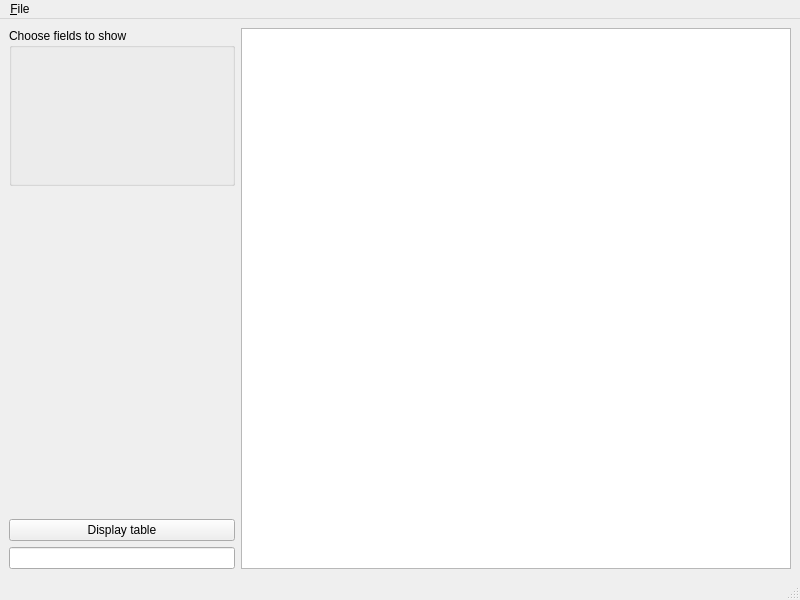
<?xml version="1.0" encoding="UTF-8"?>
<ui version="4.0">
 <class>MainWindow</class>
 <widget class="QMainWindow" name="MainWindow">
  <property name="geometry">
   <rect>
    <x>0</x>
    <y>0</y>
    <width>800</width>
    <height>600</height>
   </rect>
  </property>
  <property name="windowTitle">
   <string>MainWindow</string>
  </property>
  <widget class="QWidget" name="centralwidget">
   <layout class="QGridLayout" name="gridLayout">
    <item row="4" column="1">
     <widget class="QLineEdit" name="lineEditSearch"/>
    </item>
    <item row="0" column="1">
     <widget class="QGroupBox" name="groupBoxFilters">
      <property name="title">
       <string>Choose fields to show</string>
      </property>
     </widget>
    </item>
    <item row="3" column="1">
     <widget class="QPushButton" name="pushButtonDisplayTable">
      <property name="text">
       <string>Display table</string>
      </property>
     </widget>
    </item>
    <item row="0" column="2" rowspan="5">
     <widget class="QTableView" name="tableView">
      <property name="sizePolicy">
       <sizepolicy hsizetype="Fixed" vsizetype="Expanding">
        <horstretch>0</horstretch>
        <verstretch>0</verstretch>
       </sizepolicy>
      </property>
      <property name="minimumSize">
       <size>
        <width>550</width>
        <height>0</height>
       </size>
      </property>
     </widget>
    </item>
   </layout>
  </widget>
  <widget class="QMenuBar" name="menubar">
   <property name="geometry">
    <rect>
     <x>0</x>
     <y>0</y>
     <width>800</width>
     <height>36</height>
    </rect>
   </property>
   <widget class="QMenu" name="menuFile">
    <property name="title">
     <string>&amp;File</string>
    </property>
    <addaction name="actionOpen"/>
   </widget>
   <addaction name="menuFile"/>
  </widget>
  <widget class="QStatusBar" name="statusbar"/>
  <action name="actionOpen">
   <property name="text">
    <string>&amp;Open</string>
   </property>
   <property name="shortcut">
    <string>Ctrl+O</string>
   </property>
  </action>
 </widget>
 <resources/>
 <connections/>
</ui>
